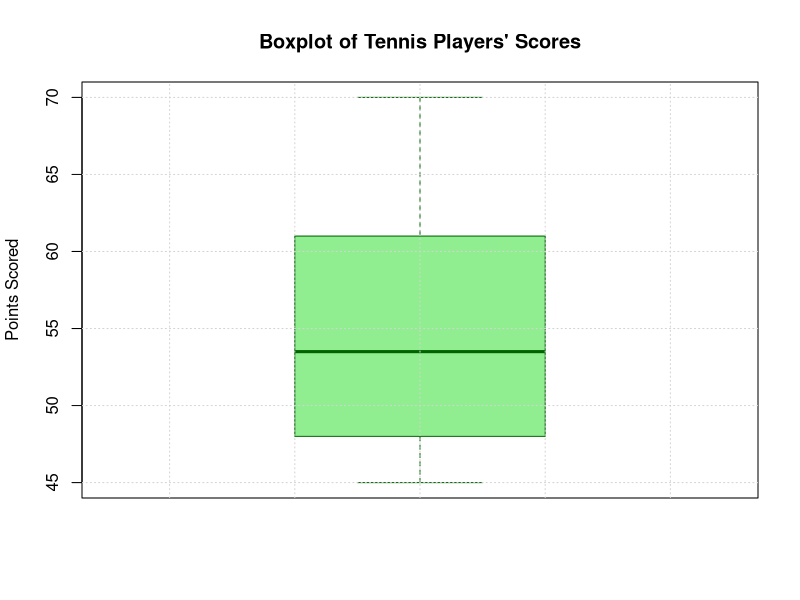

This figure's R source:
# Tennis players' points scored
player_scores <- c(45, 52, 47, 56, 63, 61, 50, 55, 48, 70)

# Create a boxplot to visualize the scores and detect outliers
boxplot(player_scores, 
        main = "Boxplot of Tennis Players' Scores", 
        ylab = "Points Scored", 
        col = "lightgreen", 
        border = "darkgreen")

# Add grid for better visualization
grid()
